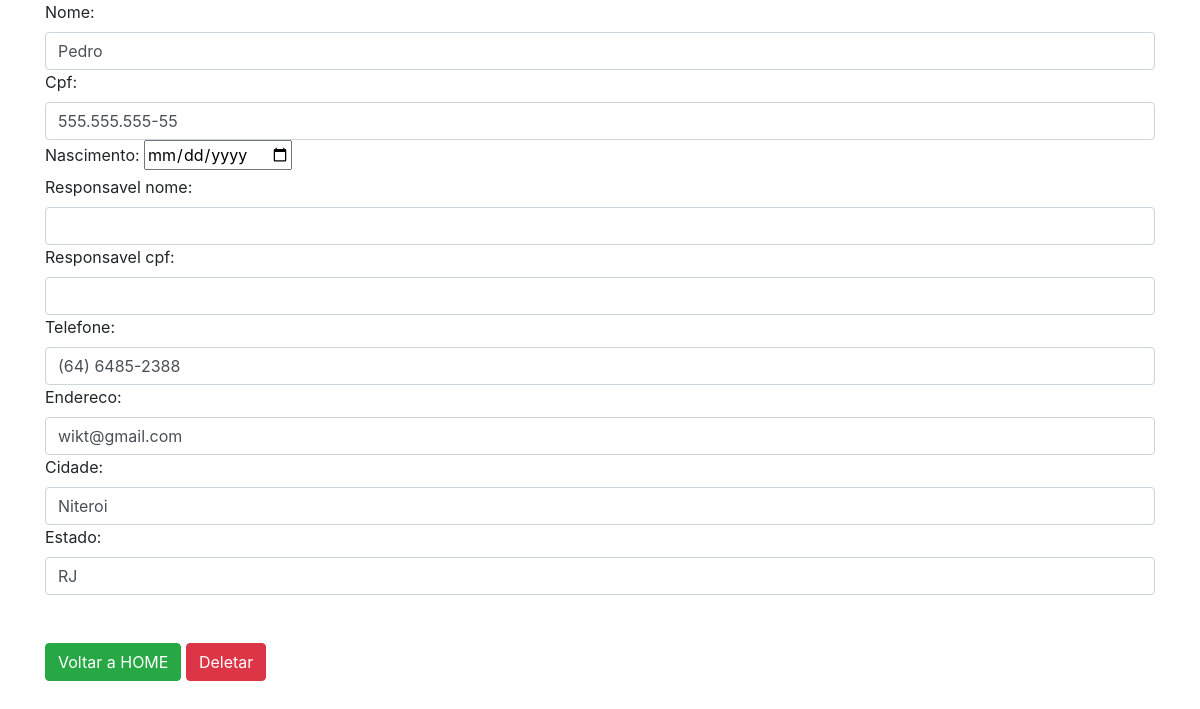
Before: /deletar/24/ (signed in) with the older database file.
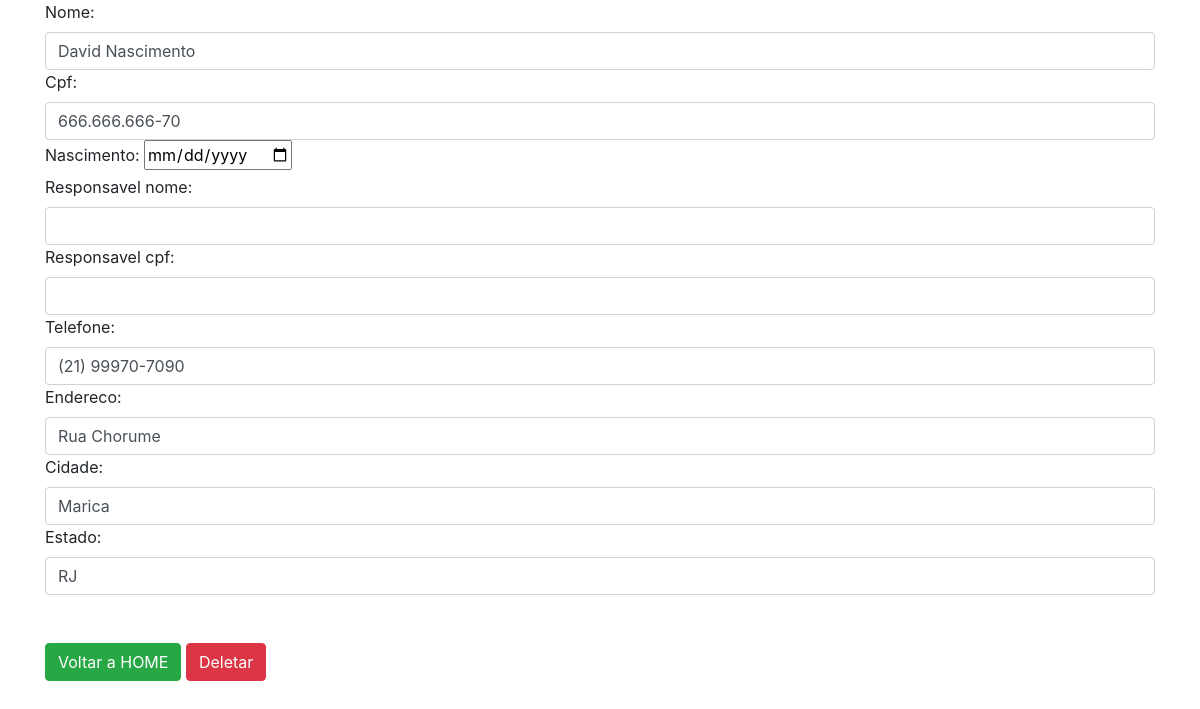
After: the same page with the newer database file.
### cadastro/models.py (models this page shows, shortened)
class Usuario_Externo(models.Model):
    nome = models.CharField(max_length=50, blank=False, null=False, validators=[validate_nome])
    cpf = models.CharField(max_length=14, blank=False, null=False, validators=[validate_cpf])
    nascimento = models.DateField(blank=False, null=False)
    responsavel_nome = models.CharField(max_length=50, null=True, blank=True, validators=[validate_nome])
    responsavel_cpf = models.CharField(max_length=14, null=True, blank=True, validators=[validate_cpf])
    telefone = models.CharField(max_length=15, blank=False, null=False, validators=[validate_cpf])
    endereco = models.CharField(max_length=80, blank=False, null=False)
    cidade = models.CharField(max_length=30)
    estado = models.CharField(max_length=30)
    data_cadastro = models.DateTimeField(auto_now_add=True)

### cadastro/views.py (the view)
# urls.py: path('deletar/<int:id>/', deletar_cliente, name='deletarCli'),
@login_required(login_url='login')
def deletar_cliente(request, id):
    usuario = get_object_or_404(Usuario_Externo, pk=id)
    form = Usuario_ExternoForm(request.POST or None, instance=usuario)
    if request.method == 'POST':
        usuario.delete()
        messages.add_message(request, messages.SUCCESS, 'Deletado com Sucesso')
        return redirect(reverse('lista'))
    return render(request, 'delete/deletar_externo.html', {'form': form})

### cadastro/forms.py
class Usuario_ExternoForm(ModelForm):
    class Meta:
        model = Usuario_Externo
        fields = '__all__'
    def __init__(self, *args, **kwargs):
        super().__init__(*args, **kwargs)
        for field in self.fields:
            self.fields[field].widget.attrs.update({'class': 'form-control'})
        self.fields['telefone'].widget.attrs.update({'id': 'beneficiaryPhone'})
        self.fields['cpf'].widget.attrs.update({'id': 'beneficiaryCpf'})
        self.fields['nascimento'].widget = forms.DateInput(attrs={'type': 'date', 'id': 'beneficiaryDob'})
        self.fields['nome'].widget.attrs.update({'id': 'beneficiaryName'})
        self.fields['endereco'].widget.attrs.update({'id': 'beneficiaryAddress'})
        self.fields['estado'].widget.attrs.update({'id': 'beneficiaryAddress'})
        self.fields['cidade'].widget.attrs.update({'id': 'beneficiaryAddress'})
        self.fields['responsavel_nome'].widget.attrs.update({'id': 'guardianName'})
        self.fields['responsavel_cpf'].widget.attrs.update({'id': 'guardianCpf'})

### cadastro/templates/delete/deletar_externo.html (shortened to what this page needs)
<!DOCTYPE html>
<html lang="en">
<head>
  <link rel="stylesheet" href="https://cdn.jsdelivr.net/npm/bootstrap@4.6.1/dist/css/bootstrap.min.css">
</head>
<body>
<div class="container">
 <form  method="POST">
        {{form}}
     <br><br>
     <a href="{% url 'home' %}" class="btn btn-success">Voltar a HOME</a>
     <button class="btn btn-danger">Deletar</button>
 </form>
</div>
</body>
</html>

Changed rows visible on the page:
changed Usuario_Externo "RJ": nome "Pedro" → "David Nascimento"; cpf "555.555.555-55" → "666.666.666-70"; telefone "(64) 6485-2388" → "(21) 99970-7090"; endereco "wikt@gmail.com" → "Rua Chorume"; cidade "Niteroi" → "Marica"
